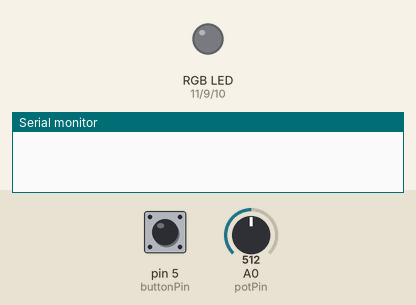
The sketch below on a simulated Arduino Uno, built with avr-gcc and run on an emulated ATmega328P. Shown: an RGB LED mixed from three pins (HIGH = lit), the last lines printed to the serial monitor. Dashed ring = blinking. The inputs (shaded band) are chosen by the test bench; at power-on: pin 5 (buttonPin) HIGH, A0 (potPin) = 512. Dim RGB values are drawn brighter than linear.

Above: at 1.2 s.
1.3 s: pin 5 (buttonPin) pulled LOW for 0.15 s
At 2.2 s:
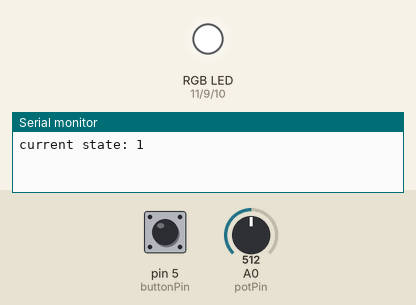
2.9 s: pin 5 (buttonPin) pulled LOW for 1 s
At 4.4 s:
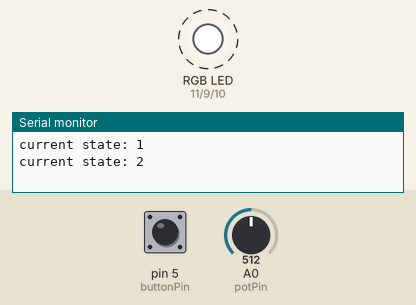
6.9 s: pin 5 (buttonPin) pulled LOW for 0.15 s
8.5 s: A0 (potPin) set to 716
At 9.1 s:
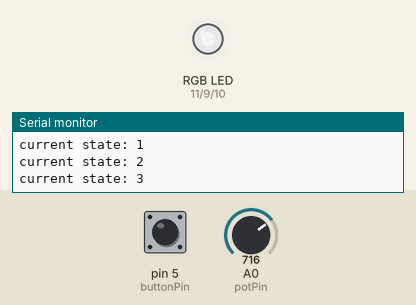
10.0 s: A0 (potPin) set to 900
At 10.3 s:
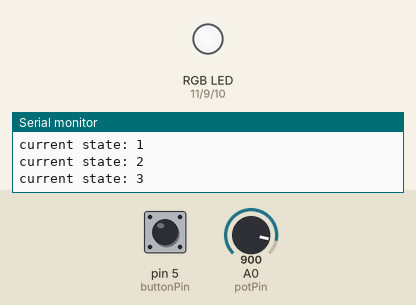
11.5 s: pin 5 (buttonPin) pulled LOW for 3.2 s
At 12.4 s:
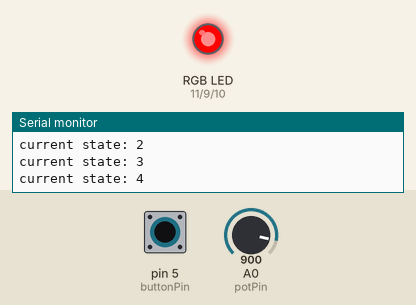
Timing chart, 0 to 14.5 s (numbered marks = the images above; inputs shaded):
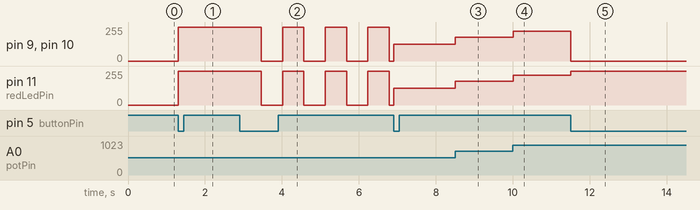

Measured:
- after the input at 1.3 s, pin 9 (greenLedPin), pin 10 (blueLedPin), pin 11 (redLedPin): 0/255 → 255/255 at once
- after the input at 2.9 s, pin 9 (greenLedPin), pin 10 (blueLedPin), pin 11 (redLedPin): alternates 255/255 for 0.55 s and 0/255 for 0.56 s, starting after 0.56 s
- after the input at 8.5 s, pin 9 (greenLedPin), pin 10 (blueLedPin), pin 11 (redLedPin): 127/255 → 178/255 at once
- after the input at 10.0 s, pin 9 (greenLedPin), pin 10 (blueLedPin), pin 11 (redLedPin): 178/255 → 224/255 at once
- after the input at 11.5 s, pin 9 (greenLedPin), pin 10 (blueLedPin): 224/255 → 0/255 at once; pin 11 (redLedPin): 224/255 → 255/255 at once

The sketch:

_5_states.ino
```cpp
int buttonPin = 5;
int potPin = A0;

int redLedPin = 11;
int blueLedPin = 10;
int greenLedPin = 9;

int ledVal = 0;
int potVal = 0;

int debounceWait = 5;

//state 0: off, 1: ON, 2: BLINK, 3: changing brightness, 4:one on
int state = 0;
unsigned long lastBlinkTime = 0;

void setup() {

  Serial.begin(9600);
  pinMode(buttonPin, INPUT_PULLUP);
  pinMode(redLedPin, OUTPUT);
  pinMode(blueLedPin, OUTPUT);
  pinMode(greenLedPin, OUTPUT);
}

void loop() {

  potVal = analogRead(potPin);

  int oldButtonVal = digitalRead(buttonPin);
  delay(debounceWait);
  int newButtonVal = digitalRead(buttonPin);

  //see if the values are different
  if (oldButtonVal != newButtonVal) {

    if (newButtonVal == LOW) {

      state++;

      if (state > 4) {

        state = 0;
      }

      Serial.print("current state: ");
      Serial.println(state);

    } else {
      //this is our RISING edge (button up)
      //don't need right now
    }
  }

  if (state == 0) {

      digitalWrite(redLedPin, LOW);
      digitalWrite(blueLedPin, LOW);
      digitalWrite(greenLedPin, LOW);

  } else if (state == 1) {

      digitalWrite(redLedPin, HIGH);
      digitalWrite(blueLedPin, HIGH);
      digitalWrite(greenLedPin, HIGH);

  } else if (state == 2 ){

    int blinkWaitTime = map(potVal, 0, 1023, 1000, 100);

    if (millis() - lastBlinkTime > blinkWaitTime) {
      if (ledVal == HIGH) {
        ledVal = LOW;
      } else {
        ledVal = HIGH;
      }

      lastBlinkTime = millis();
    }
      digitalWrite(redLedPin, ledVal);
      digitalWrite(blueLedPin, ledVal);
      digitalWrite(greenLedPin, ledVal);

  } else if (state == 3 ){

      ledVal = map(potVal, 0, 1023, 0, 255);

      analogWrite(redLedPin, ledVal);
      analogWrite(blueLedPin, ledVal);
      analogWrite(greenLedPin, ledVal);
  } else {

      int  ledOn = map(potVal, 0, 1023, 0, 300);

       if(ledOn>0&&ledOn<100){
           digitalWrite(redLedPin, LOW);
           digitalWrite(blueLedPin, LOW);
           digitalWrite(greenLedPin, HIGH);
       }else if(ledOn>100&&ledOn<200){
           digitalWrite(redLedPin, LOW);
           digitalWrite(blueLedPin, HIGH);
           digitalWrite(greenLedPin, LOW);
       }else{
           digitalWrite(redLedPin, HIGH);
           digitalWrite(blueLedPin, LOW);
           digitalWrite(greenLedPin, LOW);
       }
  }
}
```
